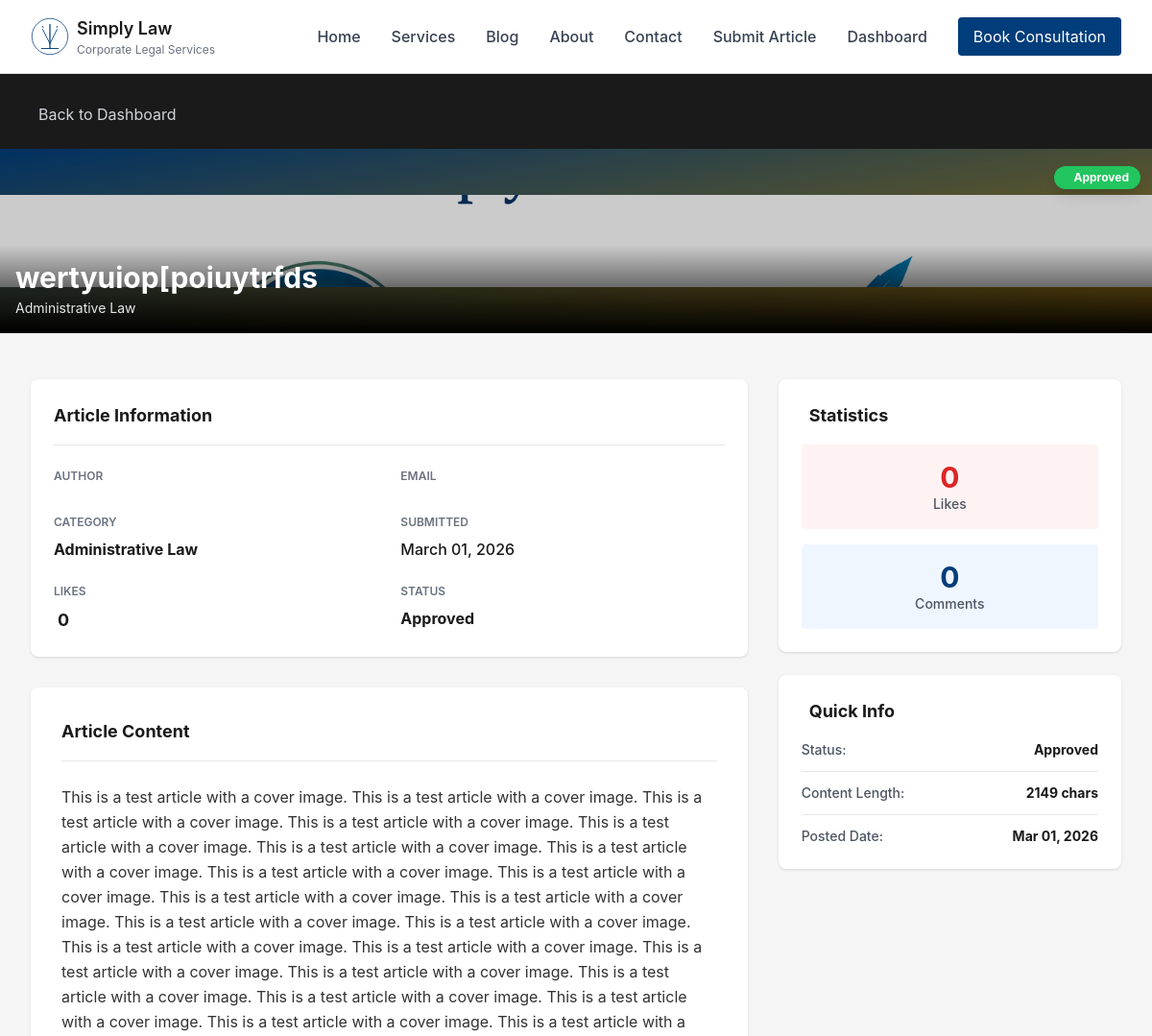
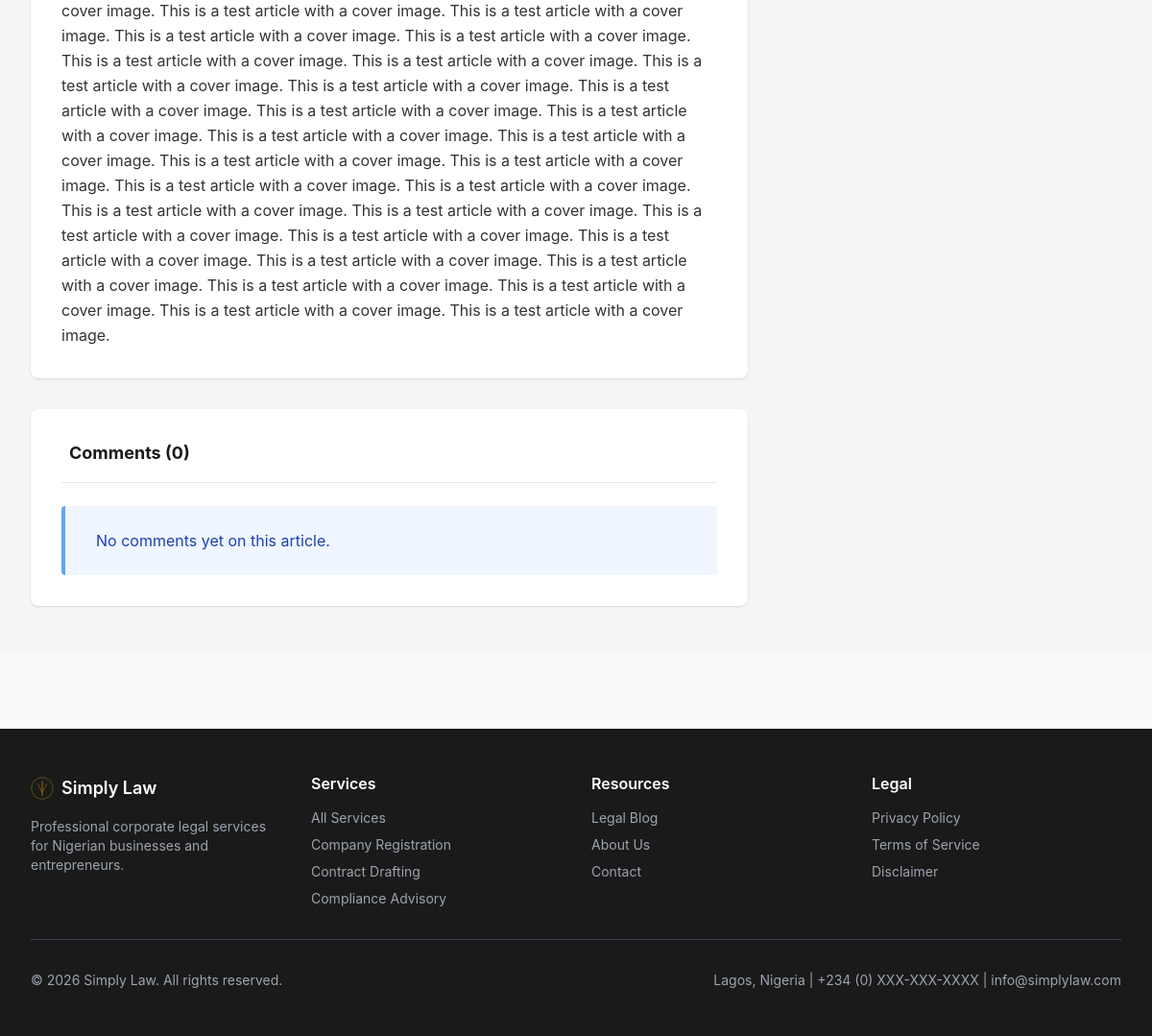
The app's page /admin/view/10 (signed in) with its own data (2 pictures, top to bottom).
### models.py (models this page shows, shortened)
class Article(db.Model):
    id = db.Column(db.Integer, primary_key=True)
    email = db.Column(db.String(120), nullable=False)
    title = db.Column(db.String(200), nullable=False)
    content = db.Column(db.Text, nullable=False)
    author = db.Column(db.String(100), nullable=False)
    date_posted = db.Column(db.DateTime, default=datetime.utcnow, nullable=False)
    date_submitted = db.Column(db.DateTime, default=datetime.utcnow, nullable=False)
    status = db.Column(
        db.String(20),
        nullable=False,
        default='pending',
        index=True  # ✅ Frequently queried
    )
    category = db.Column(
        db.String(100),
        nullable=False,
        default='General',
        index=True  # ✅ Frequently used for filtering
    )
    likes = db.Column(db.Integer, default=0, nullable=False)
    views = db.Column(db.Integer, default=0, nullable=False)
    cover_image = db.Column(db.String(255), nullable=True)
    document_filename = db.Column(db.String(255), nullable=True)
    deleted_at = db.Column(db.DateTime, nullable=True)
    is_draft = db.Column(db.Boolean, default=False, nullable=False)
    comments = db.relationship('Comment', backref='article', lazy=True, cascade='all, delete-orphan')
    visits = db.relationship('Visit', backref='article', lazy=True, cascade='all, delete-orphan')
    __table_args__ = (
        db.Index('idx_article_status_category', 'status', 'category'),
        db.Index('idx_article_date_posted', 'date_posted'),
        db.Index('idx_article_deleted_at', 'deleted_at'),  # ✅ For soft delete queries
        db.Index('idx_article_is_draft', 'is_draft'),  # ✅ For draft queries
    )
    def is_deleted(self):
        return self.deleted_at is not None

### blueprints/admin.py (the view)
@admin_bp.route('/admin/view/<int:article_id>')
@login_required
@admin_required
def admin_view_article(article_id):
    try:
        article = Article.query.get_or_404(article_id)
        if article.is_deleted():
            flash("This article has been deleted.", "warning")
            return redirect(url_for('admin.admin_dashboard')), 404
        page = request.args.get('page', 1, type=int)
        paginated_comments = Comment.query.filter(
            Comment.article_id == article_id,
            Comment.parent_id.is_(None),  # Only root comments
            Comment.deleted_at.is_(None)  # Exclude soft-deleted comments
        ).order_by(Comment.date_posted.desc()).paginate(
            page=page,
            per_page=5,
            error_out=False
        )
        logger.info(f"Admin {current_user.username} viewed article {article_id}")
        return render_template(
            'admin_view_article.html',
            article=article,
            paginated_comments=paginated_comments
        )
    except Exception as e:
        logger.error(f"Error viewing article {article_id}: {str(e)}")
        flash('Error loading article.', 'danger')
        return redirect(url_for('admin.admin_dashboard'))

### security.py (called while the page is built)
def admin_required(f):
    @wraps(f)
    def decorated_function(*args, **kwargs):
        if not current_user.is_authenticated:
            flash('You must be logged in.', 'danger')
            return redirect(url_for('auth.admin_login'))
        if not current_user.is_admin:
            flash('You do not have permission to access this page.', 'danger')
            return redirect(url_for('public.home'))
        return f(*args, **kwargs)
    return decorated_function

### templates/admin_view_article.html (shortened to what this page needs)
{% extends 'base.html' %}
{% block content %}
<section class="bg-law-dark text-white py-6">
    <div class="max-w-7xl mx-auto px-4 sm:px-6 lg:px-8">
        <a href="{{ url_for('admin.admin_dashboard') }}" class="inline-flex items-center gap-2 text-gray-300 hover:text-white transition">
            Back to Dashboard
        </a>
    </div>
</section>
<section class="relative h-48 bg-gradient-to-br from-law-blue to-law-gold overflow-hidden">
    {% if article.cover_image %}
        <img src="{{ url_for('static', filename='uploads/' + article.cover_image) }}" alt="{{ article.title }}" class="w-full h-full object-cover">
        <div class="absolute inset-0 bg-black bg-opacity-20"></div>
    {% else %}
        <div class="w-full h-full flex items-center justify-center">
            <i class="fas fa-image text-white text-4xl opacity-20"></i>
        </div>
    {% endif %}
    <div class="absolute top-3 right-3">
        {% if article.status == 'pending' %}
            <span class="inline-flex items-center gap-2 px-3 py-1 bg-yellow-500 text-white rounded-full text-xs font-bold shadow-lg">
                <i class="fas fa-hourglass-half"></i>Pending
            </span>
        {% elif article.status == 'approved' %}
            <span class="inline-flex items-center gap-2 px-3 py-1 bg-green-500 text-white rounded-full text-xs font-bold shadow-lg">
                Approved
            </span>
        {% elif article.status == 'disapproved' %}
            <span class="inline-flex items-center gap-2 px-3 py-1 bg-red-500 text-white rounded-full text-xs font-bold shadow-lg">
                <i class="fas fa-times-circle"></i>Disapproved
            </span>
        {% endif %}
    </div>
    <div class="absolute bottom-0 left-0 right-0 bg-gradient-to-t from-black via-black/50 to-transparent p-4">
        <div class="max-w-7xl mx-auto">
            <h1 class="text-2xl md:text-3xl font-bold text-white mb-1">{{ article.title }}</h1>
            <p class="text-gray-200 text-sm">{{ article.category }}</p>
        </div>
    </div>
</section>
<section class="py-12 bg-law-gray">
    <div class="max-w-7xl mx-auto px-4 sm:px-6 lg:px-8">
        <div class="grid grid-cols-1 lg:grid-cols-3 gap-8">
            <div class="lg:col-span-2 space-y-8">
                <div class="bg-white rounded-lg shadow p-6">
                    <h3 class="text-lg font-bold text-law-dark mb-6 pb-4 border-b border-gray-200">Article Information</h3>
                    <div class="space-y-6">
                        <div class="grid grid-cols-1 md:grid-cols-2 gap-6">
                            <div>
                                <p class="text-xs text-gray-500 font-semibold uppercase mb-2">Author</p>
                            </div>
                            <div>
                                <p class="text-xs text-gray-500 font-semibold uppercase mb-2">Email</p>
                            </div>
                        </div>
                        <div class="grid grid-cols-1 md:grid-cols-2 gap-6">
                            <div>
                                <p class="text-xs text-gray-500 font-semibold uppercase mb-2">Category</p>
                                <p class="text-law-dark font-bold">{{ article.category }}</p>
                            </div>
                            <div>
                                <p class="text-xs text-gray-500 font-semibold uppercase mb-2">Submitted</p>
                                <p class="text-law-dark font-medium">{{ article.date_posted.strftime('%B %d, %Y') }}</p>
                            </div>
                        </div>
                        <div class="grid grid-cols-1 md:grid-cols-2 gap-6">
                            <div>
                                <p class="text-xs text-gray-500 font-semibold uppercase mb-2">Likes</p>
                                <p class="text-law-dark font-bold text-lg">{{ article.likes or 0 }}</p>
                            </div>
                            <div>
                                <p class="text-xs text-gray-500 font-semibold uppercase mb-2">Status</p>
                                <p class="text-law-dark font-bold capitalize">{{ article.status }}</p>
                            </div>
                        </div>
                    </div>
                </div>
                <div class="bg-white rounded-lg shadow p-8">
                    <h3 class="text-lg font-bold text-law-dark mb-6 pb-4 border-b border-gray-200">Article Content</h3>
                    <div class="prose prose-lg max-w-none text-gray-700 leading-relaxed">
                        {{ article.content | safe }}
                    </div>
                </div>
                <div class="bg-white rounded-lg shadow p-8">
                    <h3 class="text-lg font-bold text-law-dark mb-6 pb-4 border-b border-gray-200 flex items-center gap-2">
                        Comments ({{ paginated_comments.total }})
                    </h3>
                    {% if paginated_comments.items %}
                        <div class="space-y-6">
                            {% for comment in paginated_comments.items %}
                            <div class="bg-gray-50 rounded-lg p-6 border-l-4 border-law-blue">
                                <div class="flex items-start justify-between mb-3">
                                    <div>
                                        <h4 class="font-bold text-law-dark">{{ comment.name }}</h4>
                                        <p class="text-sm text-gray-600">
                                            <i class="fas fa-calendar mr-1"></i>
                                            {{ comment.date_posted.strftime('%B %d, %Y') }}
                                        </p>
                                    </div>
                                </div>
                                <p class="text-gray-700 leading-relaxed">{{ comment.content }}</p>
                            </div>
                            {% endfor %}
                        </div>
                        {% if paginated_comments.pages > 1 %}
                        <div class="mt-8 flex justify-center gap-2">
                            {% if paginated_comments.has_prev %}
                                <a href="{{ url_for('admin.admin_view_article', article_id=article.id, page=paginated_comments.prev_num) }}" class="px-4 py-2 bg-white border border-law-blue text-law-blue rounded hover:bg-law-blue hover:text-white transition font-semibold">
                                    <i class="fas fa-chevron-left mr-1"></i>Previous
                                </a>
                            {% endif %}
                            {% for page_num in paginated_comments.iter_pages() %}
                                {% if page_num %}
                                    {% if page_num == paginated_comments.page %}
                                        <span class="px-4 py-2 bg-law-blue text-white rounded font-semibold">{{ page_num }}</span>
                                    {% else %}
                                        <a href="{{ url_for('admin.admin_view_article', article_id=article.id, page=page_num) }}" class="px-4 py-2 bg-white border border-gray-300 text-gray-700 rounded hover:border-law-blue hover:text-law-blue transition">{{ page_num }}</a>
                                    {% endif %}
                                {% endif %}
                            {% endfor %}
                            {% if paginated_comments.has_next %}
                                <a href="{{ url_for('admin.admin_view_article', article_id=article.id, page=paginated_comments.next_num) }}" class="px-4 py-2 bg-white border border-law-blue text-law-blue rounded hover:bg-law-blue hover:text-white transition font-semibold">
                                    Next<i class="fas fa-chevron-right ml-1"></i>
                                </a>
                            {% endif %}
                        </div>
                        {% endif %}
                    {% else %}
                        <div class="bg-blue-50 border-l-4 border-blue-400 p-6 rounded">
                            <p class="text-blue-800 flex items-center gap-2">
                                No comments yet on this article.
                            </p>
                        </div>
                    {% endif %}
                </div>
            </div>
            <div class="space-y-6">
                <div class="bg-white rounded-lg shadow p-6">
                    <h3 class="text-lg font-bold text-law-dark mb-4 flex items-center gap-2">
                        Statistics
                    </h3>
                    <div class="space-y-4">
                        <div class="bg-red-50 rounded p-4 text-center">
                            <p class="text-3xl font-bold text-red-600">{{ article.likes or 0 }}</p>
                            <p class="text-sm text-gray-600 font-medium">Likes</p>
                        </div>
                        <div class="bg-blue-50 rounded p-4 text-center">
                            <p class="text-3xl font-bold text-law-blue">{{ paginated_comments.total }}</p>
                            <p class="text-sm text-gray-600 font-medium">Comments</p>
                        </div>
                    </div>
                </div>
                <div class="bg-white rounded-lg shadow p-6">
                    <h3 class="text-lg font-bold text-law-dark mb-4 flex items-center gap-2">
                        Quick Info
                    </h3>
                    <div class="space-y-3 text-sm">
                        <div class="flex justify-between">
                            <span class="text-gray-600 font-medium">Status:</span>
                            <span class="font-bold text-law-dark capitalize">{{ article.status }}</span>
                        </div>
                        <hr class="border-gray-200">
                        <div class="flex justify-between">
                            <span class="text-gray-600 font-medium">Content Length:</span>
                            <span class="font-bold text-law-dark">{{ article.content|length }} chars</span>
                        </div>
                        <hr class="border-gray-200">
                        <div class="flex justify-between">
                            <span class="text-gray-600 font-medium">Posted Date:</span>
                            <span class="font-bold text-law-dark">{{ article.date_posted.strftime('%b %d, %Y') }}</span>
                        </div>
                    </div>
                </div>
            </div>
        </div>
    </div>
</section>
{% endblock %}

### templates/base.html (style rules this page uses)
* { margin: 0; padding: 0; box-sizing: border-box; }
html { scroll-behavior: smooth; }
body { font-family: 'Inter', system-ui, -apple-system, sans-serif; background-color: #fafaf8; color: #1a1a1a; line-height: 1.6; }
a { transition: color 0.3s ease; }
.page-container { min-height: 100vh; display: flex; flex-direction: column; }
.bg-law-dark { background-color: #1a1a1a; }
.bg-law-gray { background-color: #f5f5f5; }
.text-law-dark { color: #1a1a1a; }
.text-law-blue { color: #003d7a; }
h1, h2, h3, h4, h5, h6 { font-weight: 700; line-height: 1.2; margin-bottom: 0.5rem; }
h1 { font-size: 2.5rem; }
h3 { font-size: 1.5rem; }
section { padding: 3rem 0; }

### templates/admin_view_article.html (style rules this page uses)
.prose { color: #333; }

### records on screen
Article: cover_image (picture), title "wertyuiop[poiuytrfds", category "Administrative Law", date_posted "March 01, 2026", likes "0", status "Approved", content "This is a test article with a cover image. This is a test article with a cover image. This is a test article with a cover image. This is a test article with a cover image. This is a test article with a cover image. This is a test article with a cover image. This is a test article with a cover image. This is a test article with a cover image. This is a test article with a cover image. This is a test article with a cover image. This is a test article with a cover image. This is a test article with a cover image. This is a test article with a cover image. This is a test article with a cover image. This is a test article with a cover image. This is a test article with a cover image. This is a…", date_posted "Mar 01, 2026"

### other values on screen
{{ paginated_comments.total }} "0"
{{ article.content|length }} "2149"
